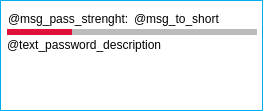
<?xml version="1.0" encoding="UTF-8"?>
<ui version="4.0">
 <class>PasswordToolTip</class>
 <widget class="EntityWidget" name="PasswordToolTip">
  <property name="geometry">
   <rect>
    <x>0</x>
    <y>0</y>
    <width>271</width>
    <height>111</height>
   </rect>
  </property>
  <property name="minimumSize">
   <size>
    <width>271</width>
    <height>111</height>
   </size>
  </property>
  <property name="maximumSize">
   <size>
    <width>271</width>
    <height>111</height>
   </size>
  </property>
  <property name="styleSheet">
   <string notr="true">* {
    background-color: transparent;
}</string>
  </property>
  <property name="respondable">
   <bool>true</bool>
  </property>
  <widget class="QFrame" name="frame">
   <property name="geometry">
    <rect>
     <x>0</x>
     <y>0</y>
     <width>263</width>
     <height>111</height>
    </rect>
   </property>
   <property name="styleSheet">
    <string notr="true">.QFrame {
    border: 1px solid #00aeef;
    background-color: #ffffff;
}

QLabel {
font: 11px &quot;Open Sans&quot;;
color: black;
}
QProgressBar {
    border: none;
	background-color: #bbbbbb;
margin: 0px 0px 0px 0px;
}</string>
   </property>
   <layout class="QVBoxLayout" name="verticalLayout_2" stretch="0,0,1">
    <property name="spacing">
     <number>3</number>
    </property>
    <property name="leftMargin">
     <number>6</number>
    </property>
    <property name="topMargin">
     <number>7</number>
    </property>
    <property name="rightMargin">
     <number>5</number>
    </property>
    <property name="bottomMargin">
     <number>9</number>
    </property>
    <item alignment="Qt::AlignTop">
     <widget class="QWidget" name="title" native="true">
      <layout class="QHBoxLayout" name="horizontalLayout_2">
       <property name="spacing">
        <number>5</number>
       </property>
       <property name="leftMargin">
        <number>1</number>
       </property>
       <property name="topMargin">
        <number>4</number>
       </property>
       <property name="bottomMargin">
        <number>0</number>
       </property>
       <item>
        <widget class="QLabel" name="msg_password_strenght">
         <property name="styleSheet">
          <string notr="true">QLabel {
font: 550 12px &quot;Open Sans&quot;;
}
</string>
         </property>
         <property name="text">
          <string>@msg_pass_strenght:</string>
         </property>
        </widget>
       </item>
       <item alignment="Qt::AlignLeft">
        <widget class="InfoMessage" name="msg_reason">
         <property name="styleSheet">
          <string notr="true">font: 12px &quot;Open Sans&quot;;</string>
         </property>
         <property name="text">
          <string notr="true">@msg_to_short</string>
         </property>
         <property name="messages">
          <stringlist>
           <string>@msg_too_short</string>
           <string>@msg_passrestore</string>
           <string>@msg_weakpass</string>
           <string>@msg_midpass</string>
           <string>@msg_goodpass</string>
           <string>@msg_strongpass</string>
          </stringlist>
         </property>
         <property name="styles">
          <stringlist notr="true">
           <string>QLabel { color: #191919; }</string>
           <string>QLabel { color: #373737; }</string>
           <string>QLabel { color: #371919; }</string>
           <string>QLabel { color: #373719; }</string>
           <string>QLabel { color: #193719; }</string>
           <string>QLabel { color: #195119; }</string>
          </stringlist>
         </property>
        </widget>
       </item>
      </layout>
     </widget>
    </item>
    <item alignment="Qt::AlignTop">
     <widget class="QProgressBar" name="progressBar">
      <property name="minimumSize">
       <size>
        <width>250</width>
        <height>6</height>
       </size>
      </property>
      <property name="maximumSize">
       <size>
        <width>250</width>
        <height>6</height>
       </size>
      </property>
      <property name="styleSheet">
       <string notr="true">QProgressBar::chunk {
    background-color: #de123a;
}</string>
      </property>
      <property name="value">
       <number>26</number>
      </property>
      <property name="textVisible">
       <bool>false</bool>
      </property>
      <property name="format">
       <string/>
      </property>
     </widget>
    </item>
    <item alignment="Qt::AlignTop">
     <widget class="QLabel" name="desc_password_strenght">
      <property name="minimumSize">
       <size>
        <width>250</width>
        <height>0</height>
       </size>
      </property>
      <property name="maximumSize">
       <size>
        <width>250</width>
        <height>16777215</height>
       </size>
      </property>
      <property name="styleSheet">
       <string notr="true"/>
      </property>
      <property name="text">
       <string>@text_password_description</string>
      </property>
      <property name="wordWrap">
       <bool>true</bool>
      </property>
      <property name="margin">
       <number>0</number>
      </property>
      <property name="indent">
       <number>0</number>
      </property>
     </widget>
    </item>
   </layout>
  </widget>
  <widget class="QLabel" name="triangle">
   <property name="geometry">
    <rect>
     <x>259</x>
     <y>36</y>
     <width>12</width>
     <height>38</height>
    </rect>
   </property>
   <property name="pixmap">
    <pixmap resource="../resources.qrc">:/textures/passtip_triangle.png</pixmap>
   </property>
  </widget>
 </widget>
 <customwidgets>
  <customwidget>
   <class>EntityWidget</class>
   <extends>QWidget</extends>
   <header>plugins.h</header>
   <container>1</container>
  </customwidget>
  <customwidget>
   <class>InfoMessage</class>
   <extends>QLabel</extends>
   <header>plugins.h</header>
  </customwidget>
 </customwidgets>
 <resources>
  <include location="../resources.qrc"/>
 </resources>
 <connections/>
</ui>
